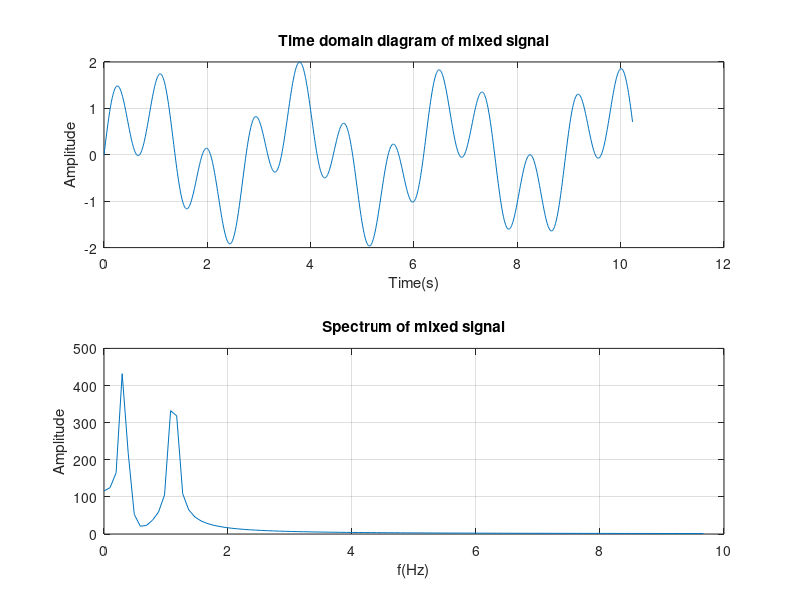

The MATLAB source for this figure:
close all
clear
clc

% 呼吸心跳信号仿真
ts=1e-2;%相干积累后时间
N=1024;
t=0:ts:(N-1)*ts;
f=(0:N-1)/N/ts;
fb=0.333;
fh=1.1217;
x=sin(2*pi*fb*t)+sin(2*pi*fh*t);
y=(fft(fftshift(x)));
figure
subplot(2,1,1)
plot(t,x)
grid on;
title('Time domain diagram of mixed signal')
xlabel('Time(s)');
ylabel('Amplitude')
subplot(2,1,2)
plot(f(1:100),abs(y(1:100)))
grid on;
title('Spectrum of mixed signal')
xlabel('f(Hz)');
ylabel('Amplitude')
